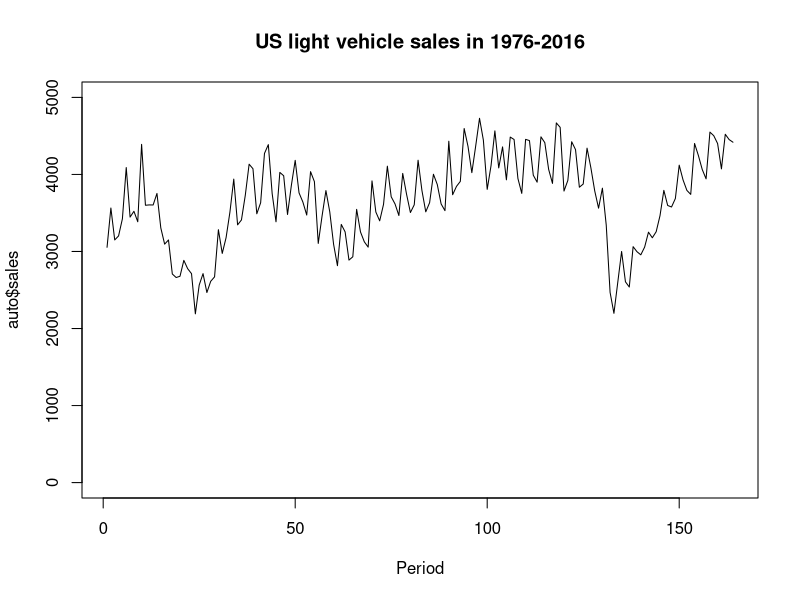
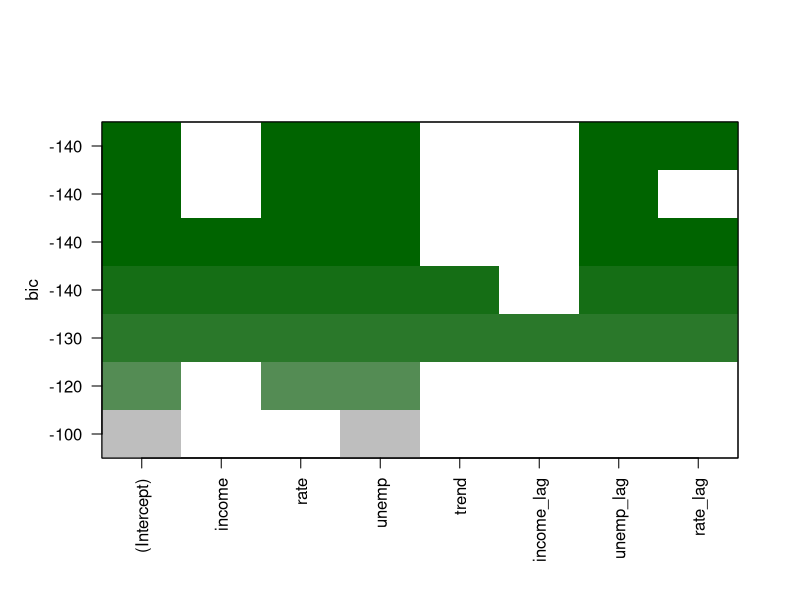
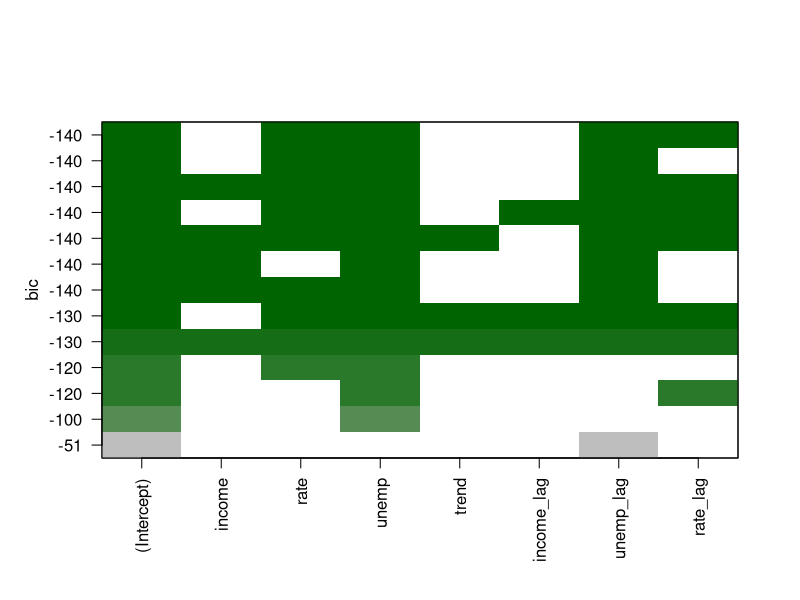
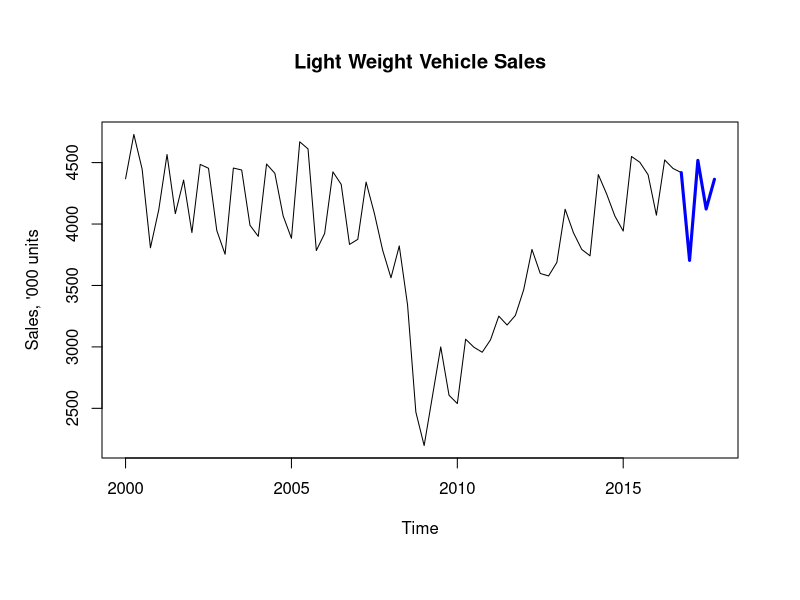
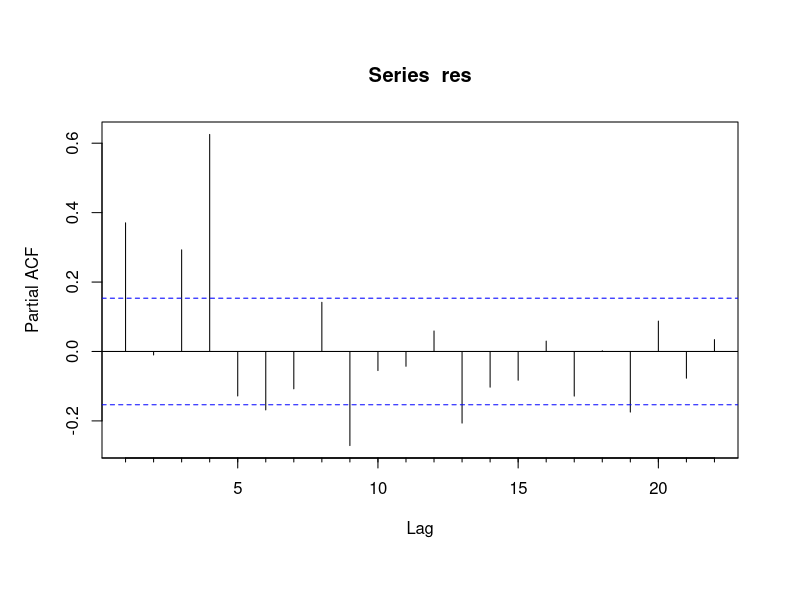

These figures' R source, in order:
## ---- chunk 1
knitr::opts_chunk$set(echo = TRUE)
## ---- chunk 2
auto <- read.csv("vehicles.csv")
plot(auto$sales, type="n", ylim=c(0,5000), xlab="Period", main="US light vehicle sales in 1976-2016")
lines(auto$sales)
## ---- chunk 3
auto$trend <- seq(1:nrow(auto))
auto$income_lag <- c(NA, auto$income[1:nrow(auto)-1])
auto$unemp_lag <- c(NA, auto$unemp[1:nrow(auto)-1])
auto$rate_lag <- c(NA, auto$rate[1:nrow(auto)-1])
## ---- chunk 4
require(leaps)
regressions_result <- regsubsets(sales~., data=auto)
plot(regressions_result, col=colorRampPalette(c("darkgreen", "grey"))(10))
## ---- chunk 5
regressions_result <- regsubsets(sales~., data=auto, nbest = 2)
plot(regressions_result, col=colorRampPalette(c("darkgreen", "grey"))(10))
## ---- chunk 6
# Given that the vertical scale of the plots is reversed the model with the lowest BIC is the uppermost one (the model that includes unemp, rate, and their lagged values as explanatory variables)
fit <- lm(sales ~ unemp + rate + unemp_lag + rate_lag, data = auto)
summary(fit)
## ---- chunk 7
require(forecast)
assumptions <- read.csv("vehicles_assumptions.csv")
fcast <- forecast(fit, newdata = assumptions, h=4)
summary(fcast)
## ---- chunk 8
fcast_sales <- append(auto$sales, fcast$mean)
fcast_sales <- ts(fcast_sales, start = c(1976,1), frequency = 4)
## ---- chunk 9
plot(window(fcast_sales, start=c(2000,1), end=c(2017,4)), type='n', ylab="Sales, '000 units", main="Light Weight Vehicle Sales")
lines(window(fcast_sales, start=c(2000,1), end=c(2016,4)))
lines(window(fcast_sales, start=c(2016,4), end=c(2017,4)), col="blue", lwd=3)
## ---- chunk 10
require(lmtest)
bgtest(fit, 4)
## ---- chunk 11
res <- residuals(fit)
Pacf(res)
